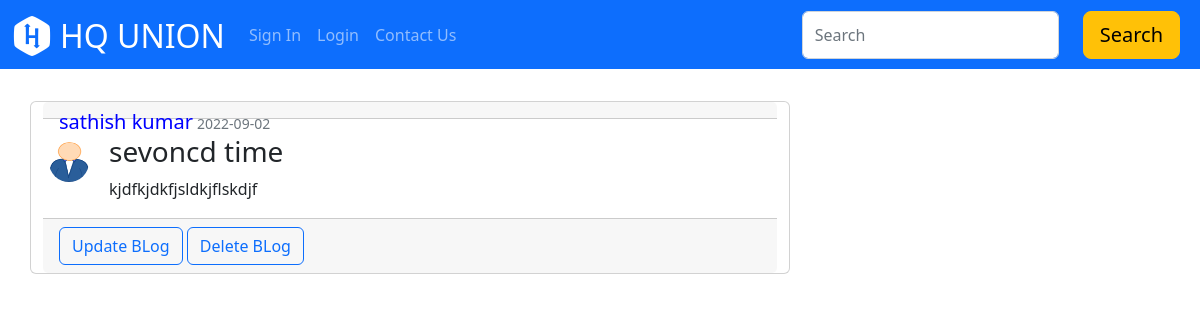
/blogs/7, run on the app's committed database.
### main.py (models this page shows)
class User(db.Model, UserMixin):
    id = db.Column(db.Integer, primary_key = True)
    username = db.Column(db.String(100), nullable = False)
    email = db.Column(db.String(250), unique=True, nullable = False)
    password = db.Column(db.String(250), nullable = False)
    profile_image = db.Column(db.String(20), default = "default.jpg")
    posts = db.relationship("Post", backref = 'author', lazy = True)

class Post (db.Model):
    id = db.Column(db.Integer, primary_key = True)
    title = db.Column(db.String(200), nullable = False)
    content = db.Column(db.Text, nullable = False)
    posted_date = db.Column(db.DateTime, default = datetime.utcnow )
    user_id = db.Column(db.Integer, db.ForeignKey('user.id'), nullable = False)

### main.py (the view)
@app.route("/blogs/<id>")
def blogs(id):
    post = Post.query.get(id)
    photo = '../static/default.png'
    return render_template("blogs.html", post = post, user = current_user, photo = photo)

### templates/blogs.html (shortened to what this page needs)
{% extends "base.html" %}
{% block content %}
<div class=" row mt-3 " >
<div class="card col-lg-8 col-sm-12 mt-3">
  <div class="card-header" style="height:10px; color:blue;">
      <h5 style="display:inline-block " >{{ post.author.username }}</h5>
      <small  class="text-muted" >{{ post.posted_date.strftime('%Y-%m-%d')}}</small>
  </div>
  <div class="card-body">
      <img class="rounded-circle article-img account-img" style = 'width:40px; height:40px; margin-left: -10px; margin-top:7px;' src = "{{ photo }}">
    <h3 class="card-title">{{post.title }}</h3>
    <p class="card-text">{{post.content}}</p>
  </div>
    <div class="card-footer">
<a href="{{url_for('update_blog', process_id = post.id)}}" class="btn btn-outline-primary"> Update BLog</a></button>
<a href="{{url_for('delete_blog', process_id = post.id)}}" class="btn btn-outline-primary"> Delete BLog</a></button>
    </div>
</div>
        </div>
{% endblock content %}

### static/styles.css (style rules this page uses)
.account-img { width:120px; margin:20px; float: left; height:150px; }
a:link { text-decoration:none; }

### data on the page
User: author.username "sathish kumar"
Post: posted_date "2022-09-02", title "sevoncd time", content "kjdfkjdkfjsldkjflskdjf"
